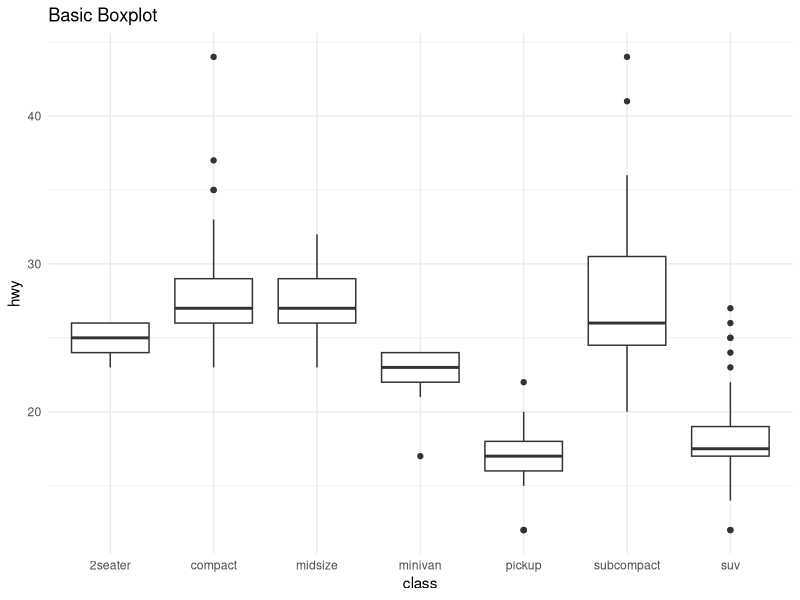
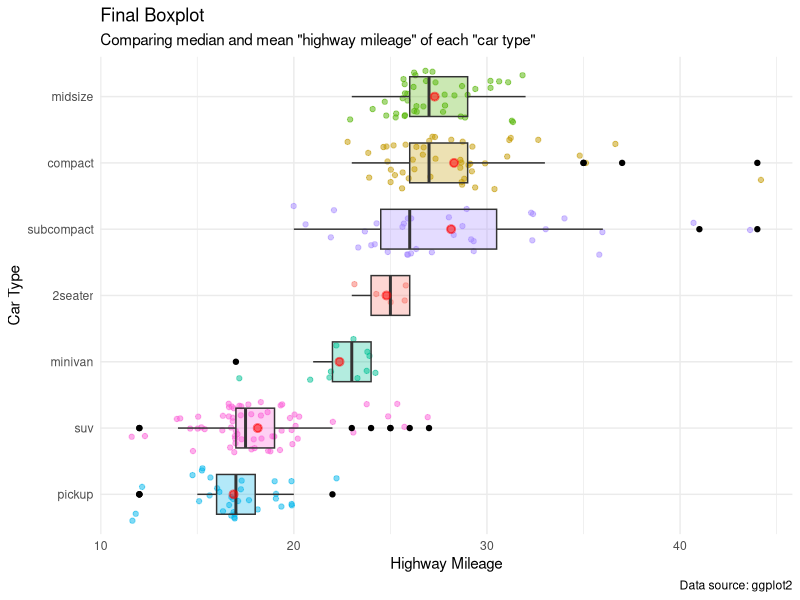

These charts were generated, in order, by the following R code:
getwd()                    #checking the current working directory

library(ggplot2)           #loading ggplot2 package
library(forcats)           #loading forcars package
theme_set(theme_minimal()) #setting the theme for the plot

head(mpg) #viewing first 6 observations of mpg dataset

#plotting basic boxplot of 'hwy' with 'class'
base_boxplot <- ggplot(mpg, aes(x=class, y=hwy)) + geom_boxplot() + labs(title='Basic Boxplot')
base_boxplot

#modifying the boxplot
final_boxplot <- ggplot(mpg, aes(y=fct_reorder(class, hwy, .fun = median), 
                                 x=hwy, alpha=0.5)) +
  
  #notice that we are changing the layout from vertical to horizontal 
  #by switching the x and y variables
  
  geom_point(aes(color=class), position='jitter', alpha=0.5, 
             show.legend = FALSE) +
  
  #adding this layer over base plot to show the distribution of the data points
  
  geom_boxplot(aes(fill=class), width = 0.6, outlier.colour = 'black', 
               outlier.alpha = NA, show.legend = FALSE, alpha=0.3) +
  
  #adding boxplot, no legend, retained outliers in "black" color
  
  stat_summary(fun = "mean", na.rm = TRUE, color = 'red', size=0.5, 
               show.legend = FALSE) +
  
  #Showing 'mean' value. User can now compare mean and median values together
  
  labs(title='Final Boxplot', 
       x = 'Highway Mileage', 
       y='Car Type', 
       subtitle = 'Comparing median and mean "highway mileage" of each "car type"',
       caption = 'Data source: ggplot2')
  
final_boxplot  

#last step: customizing the labels
